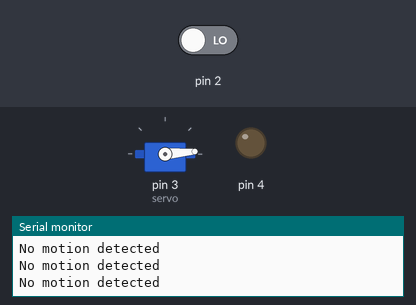
A sketch run on a simulated Arduino Uno, built with avr-gcc and run on an emulated ATmega328P. On the bench: servo, output pins drawn as LEDs (lit = HIGH), the last lines printed to the serial monitor. The inputs (shaded band) are chosen by the test bench; at power-on: pin 2 LOW.

Above: at 1.4 s.
1.5 s: pin 2 driven HIGH
At 2.2 s:
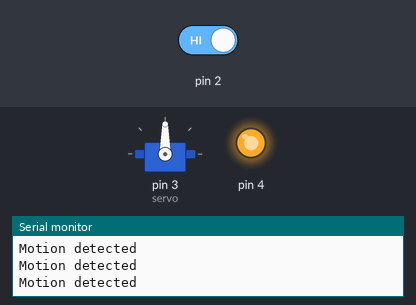
3.0 s: pin 2 driven LOW
At 3.4 s:
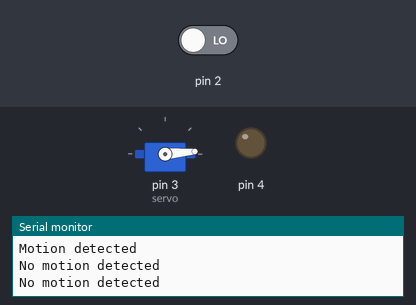
Timing chart, 0 to 6.0 s (numbered marks = the images above; inputs shaded):
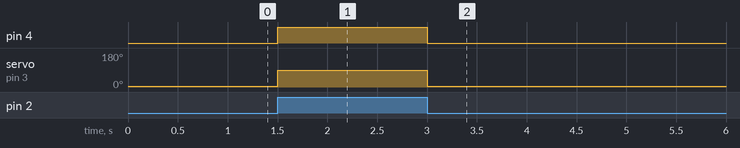

Measured:
- after the input at 1.5 s, pin 4: LOW → HIGH at once; servo on pin 3 (servo): 5° → 90° at once
- after the input at 3.0 s, pin 4: HIGH → LOW at once; servo on pin 3 (servo): 90° → 5° at once

The sketch:

servo_pir.ino
```cpp
#include<Servo.h>
Servo servo;

void setup()
{
  pinMode(2,INPUT);
  pinMode(4,OUTPUT);
  Serial.begin(9600);
  servo.attach(3); // servo motor on pin 3
}

void loop()
{
  if(digitalRead(2)==HIGH)
  {
    Serial.println("Motion detected");
    digitalWrite(4,HIGH);
    servo.write(90);
    delay(300);
  }
  else
  {
    Serial.println("No motion detected");
    digitalWrite(4,LOW);
    servo.write(5);
    delay(300);
  }
}
```
